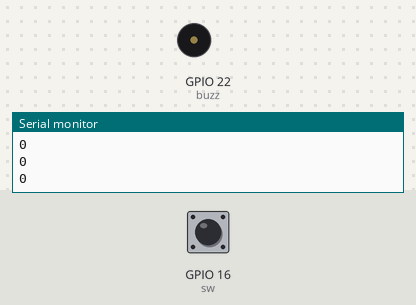
The sketch below on a simulated ESP32. Parts: buzzer (waves = sounding, pin HIGH), the last lines printed to the serial monitor. The inputs (shaded band) are chosen by the test bench; at power-on: GPIO 16 (sw) LOW.

Above: at 1.2 s.
1.3 s: GPIO 16 (sw) pulled HIGH for 0.25 s
At 2.8 s:
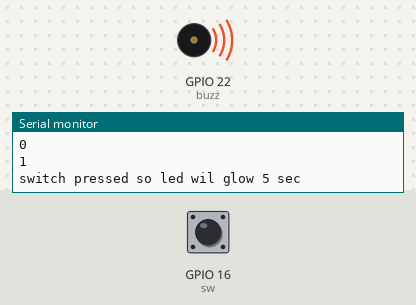
4.5 s: GPIO 16 (sw) pulled HIGH for 3.2 s
At 12.8 s:
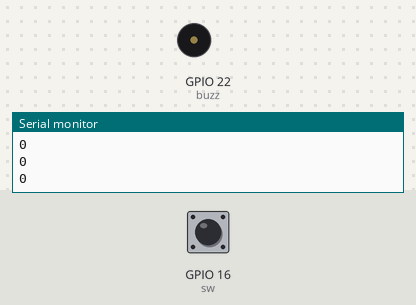
Timing chart, 0 to 14.3 s (numbered marks = the images above; inputs shaded):
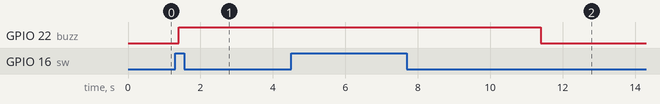

The sketch:

sketch_feb1a.ino
```cpp
//WAP to interface buzzer to ESP32

const int sw =16;
const int buzz =22;
int val;
void setup(){
  Serial.begin(9600);
pinMode(sw,INPUT);
pinMode(buzz,OUTPUT);
}
void loop(){
  val=digitalRead(sw);
  Serial.println(val);
  if(val==1){
    digitalWrite(buzz,1);
    Serial.println("switch pressed so led wil glow 5 sec\n");
    delay(5000);

  }
  else{
    digitalWrite(buzz,0);
    delay(200);
  }
}
```

Measured:
- after the input at 1.3 s, GPIO 22 (buzz): LOW → HIGH after 0.10 s
- after the input at 4.5 s, GPIO 22 (buzz): HIGH → LOW after 6.9 s instead of 1.9 s
